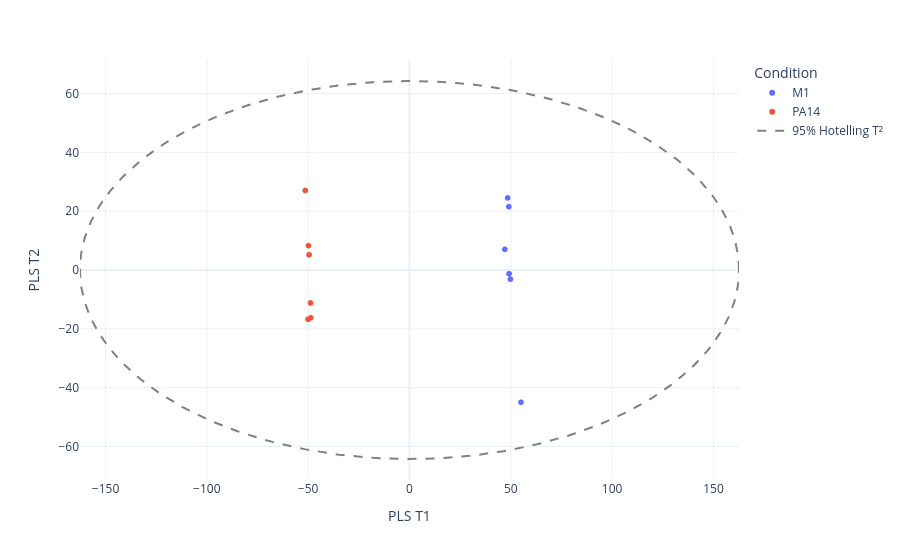

The code cell stored with this chart in its notebook:
### Code cell
fig = px.scatter(plsResultsDFrame, x='PLS T1', y='PLS T2',
    color='Condition',
    hover_data=['Sample File Name'],
    render_mode='webgl',
    template='plotly_white')

ex, ey = hotelling_ellipse(T_scores)
fig.add_scatter(x=ex, y=ey, mode='lines',
                line=dict(color='grey', dash='dash'),
                name='95% Hotelling T²')
fig.show()

### Figure 1 — Plotly figure (JSON) as saved in the notebook; plotly's stock layout.template omitted (floating-point values rounded to 4 significant figures; data arrays with more than 128 entries replaced by an {"elided": "..."} marker saying what was removed)
{"data": [{"customdata": [["171103_PMA_TK_M1_01.mzML"], ["171103_PMA_TK_M1_02.mzML"], ["171103_PMA_TK_M1_03.mzML"], ["171103_PMA_TK_M1_04.mzML"], ["171103_PMA_TK_M1_05.mzML"], ["171103_PMA_TK_M1_06.mzML"]], "hovertemplate": "Condition=M1<br>PLS T1=%{x}<br>PLS T2=%{y}<br>Sample File Name=%{customdata[0]}<extra></extra>", "legendgroup": "M1", "marker": {"color": "#636efa", "symbol": "circle"}, "mode": "markers", "name": "M1", "showlegend": true, "type": "scattergl", "x": [48.43, 49.82, 49.14, 55.01, 47.07, 49.02], "xaxis": "x", "y": [24.51, -3.107, -1.249, -44.97, 7.014, 21.53], "yaxis": "y"}, {"customdata": [["171103_PMA_TK_PA14_01.mzML"], ["171103_PMA_TK_PA14_02.mzML"], ["171103_PMA_TK_PA14_03.mzML"], ["171103_PMA_TK_PA14_04.mzML"], ["171103_PMA_TK_PA14_05.mzML"], ["171103_PMA_TK_PA14_06.mzML"]], "hovertemplate": "Condition=PA14<br>PLS T1=%{x}<br>PLS T2=%{y}<br>Sample File Name=%{customdata[0]}<extra></extra>", "legendgroup": "PA14", "marker": {"color": "#EF553B", "symbol": "circle"}, "mode": "markers", "name": "PA14", "showlegend": true, "type": "scattergl", "x": [-49.56, -51.45, -48.82, -50.06, -49.85, -48.73], "xaxis": "x", "y": [5.188, 27.04, -11.2, -16.76, 8.283, -16.27], "yaxis": "y"}, {"line": {"color": "grey", "dash": "dash"}, "mode": "lines", "name": "95% Hotelling T²", "type": "scatter", "x": {"elided": "300 float values"}, "y": {"elided": "300 float values"}}], "layout": {"legend": {"title": {"text": "Condition"}, "tracegroupgap": 0}, "margin": {"t": 60}, "xaxis": {"anchor": "y", "domain": [0, 1], "title": {"text": "PLS T1"}}, "yaxis": {"anchor": "x", "domain": [0, 1], "title": {"text": "PLS T2"}}}}
